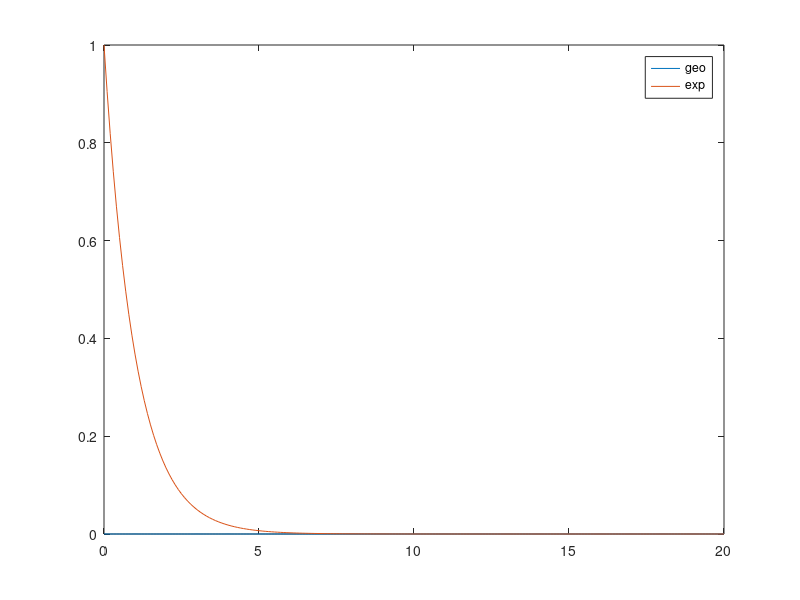

MATLAB code to generate this figure:
b0 = 1;
n = 100;
dt = 1/n;
b = b0*dt;
x = 0:0.1:20;


y = dt*geopdf(x,b);
y2 = exppdf(x,b0) % y2 = y*dt

hold off
plot(x,y)
hold on
plot(x,y2)
legend("geo",'exp')